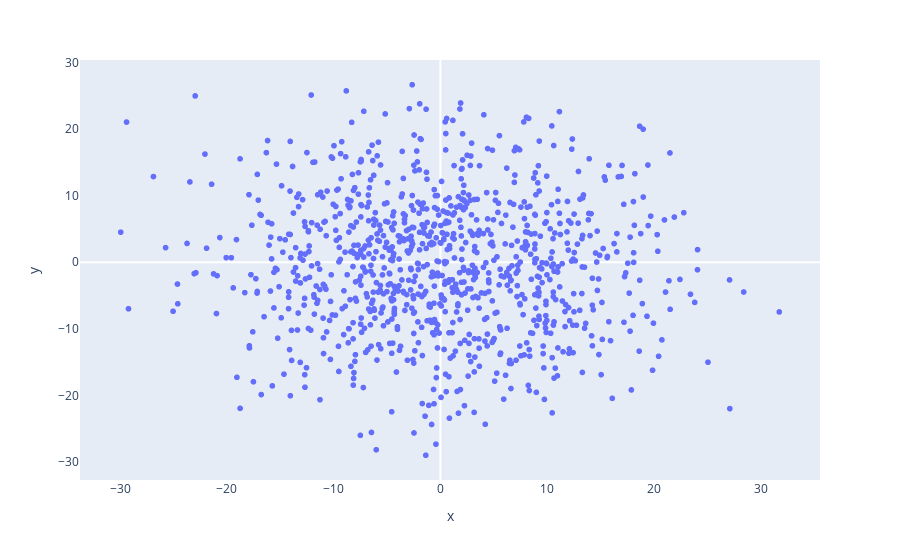

Write notebook code for a chart like this one.
### Code cell
xval = np.random.normal(0,10,1001)
yval = np.random.normal(0,10,1001)

fig = px.scatter(x =xval, y=yval)

fig.update_layout(xaxis = dict(
                    showgrid=False,
                    showline=False),
                 yaxis = dict(
                     showgrid=False,
                     showline=False)
                 )
                              
fig.show()

### Figure 1 — Plotly figure (JSON) as saved in the notebook; plotly's stock layout.template omitted (floating-point values rounded to 4 significant figures; data arrays with more than 128 entries replaced by an {"elided": "..."} marker saying what was removed)
{"data": [{"hovertemplate": "x=%{x}<br>y=%{y}<extra></extra>", "legendgroup": "", "marker": {"color": "#636efa", "symbol": "circle"}, "mode": "markers", "name": "", "showlegend": false, "type": "scattergl", "x": {"elided": "1001 float values"}, "xaxis": "x", "y": {"elided": "1001 float values"}, "yaxis": "y"}], "layout": {"autosize": true, "legend": {"tracegroupgap": 0}, "margin": {"t": 60}, "xaxis": {"anchor": "y", "autorange": true, "domain": [0, 1], "range": [-33.63, 35.42], "showgrid": false, "showline": false, "title": {"text": "x"}, "type": "linear"}, "yaxis": {"anchor": "x", "autorange": true, "domain": [0, 1], "range": [-33.31, 30.94], "showgrid": false, "showline": false, "title": {"text": "y"}, "type": "linear"}}}
